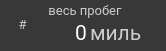
     <widget class="QFrame" name="f_dist_total">
      <property name="geometry">
       <rect>
        <x>190</x>
        <y>260</y>
        <width>166</width>
        <height>51</height>
       </rect>
      </property>
      <property name="minimumSize">
       <size>
        <width>166</width>
        <height>51</height>
       </size>
      </property>
      <property name="maximumSize">
       <size>
        <width>166</width>
        <height>51</height>
       </size>
      </property>
      <property name="styleSheet">
       <string notr="true">background-color: #383838;
border-radius: 20px;</string>
      </property>
      <property name="frameShape">
       <enum>QFrame::StyledPanel</enum>
      </property>
      <property name="frameShadow">
       <enum>QFrame::Raised</enum>
      </property>
      <widget class="QLabel" name="stat_dist_total_text">
       <property name="geometry">
        <rect>
         <x>30</x>
         <y>0</y>
         <width>110</width>
         <height>20</height>
        </rect>
       </property>
       <property name="minimumSize">
        <size>
         <width>110</width>
         <height>20</height>
        </size>
       </property>
       <property name="maximumSize">
        <size>
         <width>110</width>
         <height>20</height>
        </size>
       </property>
       <property name="palette">
        <palette>
         <active>
          <colorrole role="WindowText">
           <brush brushstyle="SolidPattern">
            <color alpha="255">
             <red>204</red>
             <green>204</green>
             <blue>204</blue>
            </color>
           </brush>
          </colorrole>
          <colorrole role="Button">
           <brush brushstyle="SolidPattern">
            <color alpha="255">
             <red>56</red>
             <green>56</green>
             <blue>56</blue>
            </color>
           </brush>
          </colorrole>
          <colorrole role="Text">
           <brush brushstyle="SolidPattern">
            <color alpha="255">
             <red>204</red>
             <green>204</green>
             <blue>204</blue>
            </color>
           </brush>
          </colorrole>
          <colorrole role="ButtonText">
           <brush brushstyle="SolidPattern">
            <color alpha="255">
             <red>204</red>
             <green>204</green>
             <blue>204</blue>
            </color>
           </brush>
          </colorrole>
          <colorrole role="Base">
           <brush brushstyle="SolidPattern">
            <color alpha="255">
             <red>56</red>
             <green>56</green>
             <blue>56</blue>
            </color>
           </brush>
          </colorrole>
          <colorrole role="Window">
           <brush brushstyle="SolidPattern">
            <color alpha="255">
             <red>56</red>
             <green>56</green>
             <blue>56</blue>
            </color>
           </brush>
          </colorrole>
         </active>
         <inactive>
          <colorrole role="WindowText">
           <brush brushstyle="SolidPattern">
            <color alpha="255">
             <red>204</red>
             <green>204</green>
             <blue>204</blue>
            </color>
           </brush>
          </colorrole>
          <colorrole role="Button">
           <brush brushstyle="SolidPattern">
            <color alpha="255">
             <red>56</red>
             <green>56</green>
             <blue>56</blue>
            </color>
           </brush>
          </colorrole>
          <colorrole role="Text">
           <brush brushstyle="SolidPattern">
            <color alpha="255">
             <red>204</red>
             <green>204</green>
             <blue>204</blue>
            </color>
           </brush>
          </colorrole>
          <colorrole role="ButtonText">
           <brush brushstyle="SolidPattern">
            <color alpha="255">
             <red>204</red>
             <green>204</green>
             <blue>204</blue>
            </color>
           </brush>
          </colorrole>
          <colorrole role="Base">
           <brush brushstyle="SolidPattern">
            <color alpha="255">
             <red>56</red>
             <green>56</green>
             <blue>56</blue>
            </color>
           </brush>
          </colorrole>
          <colorrole role="Window">
           <brush brushstyle="SolidPattern">
            <color alpha="255">
             <red>56</red>
             <green>56</green>
             <blue>56</blue>
            </color>
           </brush>
          </colorrole>
         </inactive>
         <disabled>
          <colorrole role="WindowText">
           <brush brushstyle="SolidPattern">
            <color alpha="255">
             <red>204</red>
             <green>204</green>
             <blue>204</blue>
            </color>
           </brush>
          </colorrole>
          <colorrole role="Button">
           <brush brushstyle="SolidPattern">
            <color alpha="255">
             <red>56</red>
             <green>56</green>
             <blue>56</blue>
            </color>
           </brush>
          </colorrole>
          <colorrole role="Text">
           <brush brushstyle="SolidPattern">
            <color alpha="255">
             <red>204</red>
             <green>204</green>
             <blue>204</blue>
            </color>
           </brush>
          </colorrole>
          <colorrole role="ButtonText">
           <brush brushstyle="SolidPattern">
            <color alpha="255">
             <red>204</red>
             <green>204</green>
             <blue>204</blue>
            </color>
           </brush>
          </colorrole>
          <colorrole role="Base">
           <brush brushstyle="SolidPattern">
            <color alpha="255">
             <red>56</red>
             <green>56</green>
             <blue>56</blue>
            </color>
           </brush>
          </colorrole>
          <colorrole role="Window">
           <brush brushstyle="SolidPattern">
            <color alpha="255">
             <red>56</red>
             <green>56</green>
             <blue>56</blue>
            </color>
           </brush>
          </colorrole>
         </disabled>
        </palette>
       </property>
       <property name="font">
        <font>
         <family>Roboto</family>
         <pointsize>10</pointsize>
        </font>
       </property>
       <property name="styleSheet">
        <string notr="true">color: #CCCCCC;</string>
       </property>
       <property name="text">
        <string>весь пробег</string>
       </property>
       <property name="alignment">
        <set>Qt::AlignCenter</set>
       </property>
      </widget>
      <widget class="QLabel" name="stat_dist_total">
       <property name="geometry">
        <rect>
         <x>45</x>
         <y>20</y>
         <width>42</width>
         <height>25</height>
        </rect>
       </property>
       <property name="minimumSize">
        <size>
         <width>42</width>
         <height>25</height>
        </size>
       </property>
       <property name="maximumSize">
        <size>
         <width>42</width>
         <height>25</height>
        </size>
       </property>
       <property name="palette">
        <palette>
         <active>
          <colorrole role="WindowText">
           <brush brushstyle="SolidPattern">
            <color alpha="255">
             <red>255</red>
             <green>255</green>
             <blue>255</blue>
            </color>
           </brush>
          </colorrole>
          <colorrole role="Button">
           <brush brushstyle="SolidPattern">
            <color alpha="255">
             <red>56</red>
             <green>56</green>
             <blue>56</blue>
            </color>
           </brush>
          </colorrole>
          <colorrole role="Text">
           <brush brushstyle="SolidPattern">
            <color alpha="255">
             <red>255</red>
             <green>255</green>
             <blue>255</blue>
            </color>
           </brush>
          </colorrole>
          <colorrole role="ButtonText">
           <brush brushstyle="SolidPattern">
            <color alpha="255">
             <red>255</red>
             <green>255</green>
             <blue>255</blue>
            </color>
           </brush>
          </colorrole>
          <colorrole role="Base">
           <brush brushstyle="SolidPattern">
            <color alpha="255">
             <red>56</red>
             <green>56</green>
             <blue>56</blue>
            </color>
           </brush>
          </colorrole>
          <colorrole role="Window">
           <brush brushstyle="SolidPattern">
            <color alpha="255">
             <red>56</red>
             <green>56</green>
             <blue>56</blue>
            </color>
           </brush>
          </colorrole>
         </active>
         <inactive>
          <colorrole role="WindowText">
           <brush brushstyle="SolidPattern">
            <color alpha="255">
             <red>255</red>
             <green>255</green>
             <blue>255</blue>
            </color>
           </brush>
          </colorrole>
          <colorrole role="Button">
           <brush brushstyle="SolidPattern">
            <color alpha="255">
             <red>56</red>
             <green>56</green>
             <blue>56</blue>
            </color>
           </brush>
          </colorrole>
          <colorrole role="Text">
           <brush brushstyle="SolidPattern">
            <color alpha="255">
             <red>255</red>
             <green>255</green>
             <blue>255</blue>
            </color>
           </brush>
          </colorrole>
          <colorrole role="ButtonText">
           <brush brushstyle="SolidPattern">
            <color alpha="255">
             <red>255</red>
             <green>255</green>
             <blue>255</blue>
            </color>
           </brush>
          </colorrole>
          <colorrole role="Base">
           <brush brushstyle="SolidPattern">
            <color alpha="255">
             <red>56</red>
             <green>56</green>
             <blue>56</blue>
            </color>
           </brush>
          </colorrole>
          <colorrole role="Window">
           <brush brushstyle="SolidPattern">
            <color alpha="255">
             <red>56</red>
             <green>56</green>
             <blue>56</blue>
            </color>
           </brush>
          </colorrole>
         </inactive>
         <disabled>
          <colorrole role="WindowText">
           <brush brushstyle="SolidPattern">
            <color alpha="255">
             <red>255</red>
             <green>255</green>
             <blue>255</blue>
            </color>
           </brush>
          </colorrole>
          <colorrole role="Button">
           <brush brushstyle="SolidPattern">
            <color alpha="255">
             <red>56</red>
             <green>56</green>
             <blue>56</blue>
            </color>
           </brush>
          </colorrole>
          <colorrole role="Text">
           <brush brushstyle="SolidPattern">
            <color alpha="255">
             <red>255</red>
             <green>255</green>
             <blue>255</blue>
            </color>
           </brush>
          </colorrole>
          <colorrole role="ButtonText">
           <brush brushstyle="SolidPattern">
            <color alpha="255">
             <red>255</red>
             <green>255</green>
             <blue>255</blue>
            </color>
           </brush>
          </colorrole>
          <colorrole role="Base">
           <brush brushstyle="SolidPattern">
            <color alpha="255">
             <red>56</red>
             <green>56</green>
             <blue>56</blue>
            </color>
           </brush>
          </colorrole>
          <colorrole role="Window">
           <brush brushstyle="SolidPattern">
            <color alpha="255">
             <red>56</red>
             <green>56</green>
             <blue>56</blue>
            </color>
           </brush>
          </colorrole>
         </disabled>
        </palette>
       </property>
       <property name="font">
        <font>
         <family>Roboto</family>
         <pointsize>16</pointsize>
         <weight>50</weight>
         <bold>false</bold>
        </font>
       </property>
       <property name="styleSheet">
        <string notr="true">color: rgb(255, 255, 255);</string>
       </property>
       <property name="text">
        <string>0</string>
       </property>
       <property name="alignment">
        <set>Qt::AlignRight|Qt::AlignTrailing|Qt::AlignVCenter</set>
       </property>
      </widget>
      <widget class="QLabel" name="stat_dist_total_unit">
       <property name="geometry">
        <rect>
         <x>90</x>
         <y>20</y>
         <width>70</width>
         <height>25</height>
        </rect>
       </property>
       <property name="minimumSize">
        <size>
         <width>70</width>
         <height>25</height>
        </size>
       </property>
       <property name="maximumSize">
        <size>
         <width>70</width>
         <height>25</height>
        </size>
       </property>
       <property name="palette">
        <palette>
         <active>
          <colorrole role="WindowText">
           <brush brushstyle="SolidPattern">
            <color alpha="255">
             <red>204</red>
             <green>204</green>
             <blue>204</blue>
            </color>
           </brush>
          </colorrole>
          <colorrole role="Button">
           <brush brushstyle="SolidPattern">
            <color alpha="255">
             <red>56</red>
             <green>56</green>
             <blue>56</blue>
            </color>
           </brush>
          </colorrole>
          <colorrole role="Text">
           <brush brushstyle="SolidPattern">
            <color alpha="255">
             <red>204</red>
             <green>204</green>
             <blue>204</blue>
            </color>
           </brush>
          </colorrole>
          <colorrole role="ButtonText">
           <brush brushstyle="SolidPattern">
            <color alpha="255">
             <red>204</red>
             <green>204</green>
             <blue>204</blue>
            </color>
           </brush>
          </colorrole>
          <colorrole role="Base">
           <brush brushstyle="SolidPattern">
            <color alpha="255">
             <red>56</red>
             <green>56</green>
             <blue>56</blue>
            </color>
           </brush>
          </colorrole>
          <colorrole role="Window">
           <brush brushstyle="SolidPattern">
            <color alpha="255">
             <red>56</red>
             <green>56</green>
             <blue>56</blue>
            </color>
           </brush>
          </colorrole>
         </active>
         <inactive>
          <colorrole role="WindowText">
           <brush brushstyle="SolidPattern">
            <color alpha="255">
             <red>204</red>
             <green>204</green>
             <blue>204</blue>
            </color>
           </brush>
          </colorrole>
          <colorrole role="Button">
           <brush brushstyle="SolidPattern">
            <color alpha="255">
             <red>56</red>
             <green>56</green>
             <blue>56</blue>
            </color>
           </brush>
          </colorrole>
          <colorrole role="Text">
           <brush brushstyle="SolidPattern">
            <color alpha="255">
             <red>204</red>
             <green>204</green>
             <blue>204</blue>
            </color>
           </brush>
          </colorrole>
          <colorrole role="ButtonText">
           <brush brushstyle="SolidPattern">
            <color alpha="255">
             <red>204</red>
             <green>204</green>
             <blue>204</blue>
            </color>
           </brush>
          </colorrole>
          <colorrole role="Base">
           <brush brushstyle="SolidPattern">
            <color alpha="255">
             <red>56</red>
             <green>56</green>
             <blue>56</blue>
            </color>
           </brush>
          </colorrole>
          <colorrole role="Window">
           <brush brushstyle="SolidPattern">
            <color alpha="255">
             <red>56</red>
             <green>56</green>
             <blue>56</blue>
            </color>
           </brush>
          </colorrole>
         </inactive>
         <disabled>
          <colorrole role="WindowText">
           <brush brushstyle="SolidPattern">
            <color alpha="255">
             <red>204</red>
             <green>204</green>
             <blue>204</blue>
            </color>
           </brush>
          </colorrole>
          <colorrole role="Button">
           <brush brushstyle="SolidPattern">
            <color alpha="255">
             <red>56</red>
             <green>56</green>
             <blue>56</blue>
            </color>
           </brush>
          </colorrole>
          <colorrole role="Text">
           <brush brushstyle="SolidPattern">
            <color alpha="255">
             <red>204</red>
             <green>204</green>
             <blue>204</blue>
            </color>
           </brush>
          </colorrole>
          <colorrole role="ButtonText">
           <brush brushstyle="SolidPattern">
            <color alpha="255">
             <red>204</red>
             <green>204</green>
             <blue>204</blue>
            </color>
           </brush>
          </colorrole>
          <colorrole role="Base">
           <brush brushstyle="SolidPattern">
            <color alpha="255">
             <red>56</red>
             <green>56</green>
             <blue>56</blue>
            </color>
           </brush>
          </colorrole>
          <colorrole role="Window">
           <brush brushstyle="SolidPattern">
            <color alpha="255">
             <red>56</red>
             <green>56</green>
             <blue>56</blue>
            </color>
           </brush>
          </colorrole>
         </disabled>
        </palette>
       </property>
       <property name="font">
        <font>
         <family>Roboto</family>
         <pointsize>16</pointsize>
        </font>
       </property>
       <property name="styleSheet">
        <string notr="true">color: #CCCCCC;</string>
       </property>
       <property name="text">
        <string>миль</string>
       </property>
       <property name="alignment">
        <set>Qt::AlignLeading|Qt::AlignLeft|Qt::AlignVCenter</set>
       </property>
      </widget>
      <widget class="QLabel" name="stat_dist_total_icon">
       <property name="geometry">
        <rect>
         <x>10</x>
         <y>12</y>
         <width>25</width>
         <height>25</height>
        </rect>
       </property>
       <property name="palette">
        <palette>
         <active>
          <colorrole role="WindowText">
           <brush brushstyle="SolidPattern">
            <color alpha="255">
             <red>204</red>
             <green>204</green>
             <blue>204</blue>
            </color>
           </brush>
          </colorrole>
          <colorrole role="Button">
           <brush brushstyle="SolidPattern">
            <color alpha="255">
             <red>56</red>
             <green>56</green>
             <blue>56</blue>
            </color>
           </brush>
          </colorrole>
          <colorrole role="Text">
           <brush brushstyle="SolidPattern">
            <color alpha="255">
             <red>204</red>
             <green>204</green>
             <blue>204</blue>
            </color>
           </brush>
          </colorrole>
          <colorrole role="ButtonText">
           <brush brushstyle="SolidPattern">
            <color alpha="255">
             <red>204</red>
             <green>204</green>
             <blue>204</blue>
            </color>
           </brush>
          </colorrole>
          <colorrole role="Base">
           <brush brushstyle="SolidPattern">
            <color alpha="255">
             <red>56</red>
             <green>56</green>
             <blue>56</blue>
            </color>
           </brush>
          </colorrole>
          <colorrole role="Window">
           <brush brushstyle="SolidPattern">
            <color alpha="255">
             <red>56</red>
             <green>56</green>
             <blue>56</blue>
            </color>
           </brush>
          </colorrole>
         </active>
         <inactive>
          <colorrole role="WindowText">
           <brush brushstyle="SolidPattern">
            <color alpha="255">
             <red>204</red>
             <green>204</green>
             <blue>204</blue>
            </color>
           </brush>
          </colorrole>
          <colorrole role="Button">
           <brush brushstyle="SolidPattern">
            <color alpha="255">
             <red>56</red>
             <green>56</green>
             <blue>56</blue>
            </color>
           </brush>
          </colorrole>
          <colorrole role="Text">
           <brush brushstyle="SolidPattern">
            <color alpha="255">
             <red>204</red>
             <green>204</green>
             <blue>204</blue>
            </color>
           </brush>
          </colorrole>
          <colorrole role="ButtonText">
           <brush brushstyle="SolidPattern">
            <color alpha="255">
             <red>204</red>
             <green>204</green>
             <blue>204</blue>
            </color>
           </brush>
          </colorrole>
          <colorrole role="Base">
           <brush brushstyle="SolidPattern">
            <color alpha="255">
             <red>56</red>
             <green>56</green>
             <blue>56</blue>
            </color>
           </brush>
          </colorrole>
          <colorrole role="Window">
           <brush brushstyle="SolidPattern">
            <color alpha="255">
             <red>56</red>
             <green>56</green>
             <blue>56</blue>
            </color>
           </brush>
          </colorrole>
         </inactive>
         <disabled>
          <colorrole role="WindowText">
           <brush brushstyle="SolidPattern">
            <color alpha="255">
             <red>204</red>
             <green>204</green>
             <blue>204</blue>
            </color>
           </brush>
          </colorrole>
          <colorrole role="Button">
           <brush brushstyle="SolidPattern">
            <color alpha="255">
             <red>56</red>
             <green>56</green>
             <blue>56</blue>
            </color>
           </brush>
          </colorrole>
          <colorrole role="Text">
           <brush brushstyle="SolidPattern">
            <color alpha="255">
             <red>204</red>
             <green>204</green>
             <blue>204</blue>
            </color>
           </brush>
          </colorrole>
          <colorrole role="ButtonText">
           <brush brushstyle="SolidPattern">
            <color alpha="255">
             <red>204</red>
             <green>204</green>
             <blue>204</blue>
            </color>
           </brush>
          </colorrole>
          <colorrole role="Base">
           <brush brushstyle="SolidPattern">
            <color alpha="255">
             <red>56</red>
             <green>56</green>
             <blue>56</blue>
            </color>
           </brush>
          </colorrole>
          <colorrole role="Window">
           <brush brushstyle="SolidPattern">
            <color alpha="255">
             <red>56</red>
             <green>56</green>
             <blue>56</blue>
            </color>
           </brush>
          </colorrole>
         </disabled>
        </palette>
       </property>
       <property name="font">
        <font>
         <family>Roboto</family>
         <pointsize>10</pointsize>
        </font>
       </property>
       <property name="styleSheet">
        <string notr="true">color: #CCCCCC;</string>
       </property>
       <property name="text">
        <string>#</string>
       </property>
       <property name="alignment">
        <set>Qt::AlignCenter</set>
       </property>
      </widget>
     </widget>
